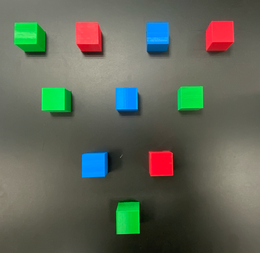
%> input picture TestImages/setup01.png, 260 x 253 px, shrunk from 1766 x 1721 before the run
$ octave colorSorterer.m   (GNU Octave 9; MATLAB toolbox functions it lacks are replaced by stand-ins)
%> lines starting %> are read from the running program, lines starting %| are printed output that depends on the picture
% Cleaning
clc;
clear;
clearvars;
close all;
tic

% Initialization

I = imread('setup01.png');      % Reading image.
%> I is the input picture: size 253x260x3 uint8; mean R, G, B 96.2, 102, 88.8
imshow(I);                       % Image display.


% Blur
Bfs = fspecial('motion', 0.9 , 0.7);
Ib = imfilter(I,Bfs);
imshow(Ib)

% Disk
Df = fspecial('disk', 50);
Dim = imfilter(Ib,Df, 'replicate');
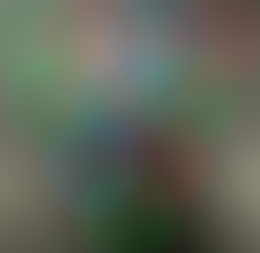
%> Dim: size 253x260x3 uint8; mean R, G, B 95.8, 101.2, 88.5
imshow(Dim)

% Noise
Noi = imnoise(Dim,'salt & pepper', 0.50);
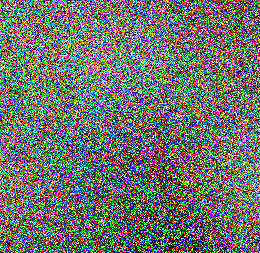
%> Noi: size 253x260x3 uint8; mean R, G, B 111.4, 114.3, 107.9
imshow(Noi);


% Filter Noise for blue and red
%> (the run ends here)

$ run again, with TestImages/setup03.png copied over TestImages/setup01.png
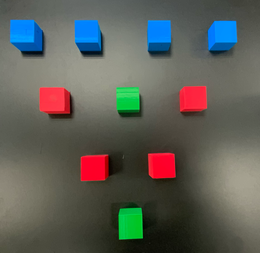
%> input picture TestImages/setup03.png, 260 x 253 px, shrunk from 1766 x 1721 before the run
%> I is the input picture: size 253x260x3 uint8; mean R, G, B 93.6, 94.3, 88.3
%> `Dim = imfilter(Ib,Df, 'replicate');`:
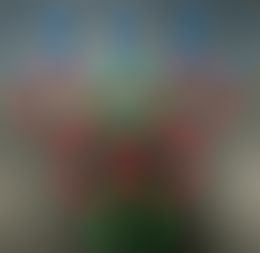
%> Dim: size 253x260x3 uint8; mean R, G, B 94.1, 93.4, 86.7
%> `Noi = imnoise(Dim,'salt & pepper', 0.50);`:
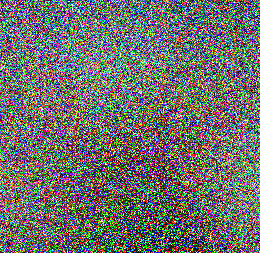
%> Noi: size 253x260x3 uint8; mean R, G, B 110.6, 110.4, 107.1
